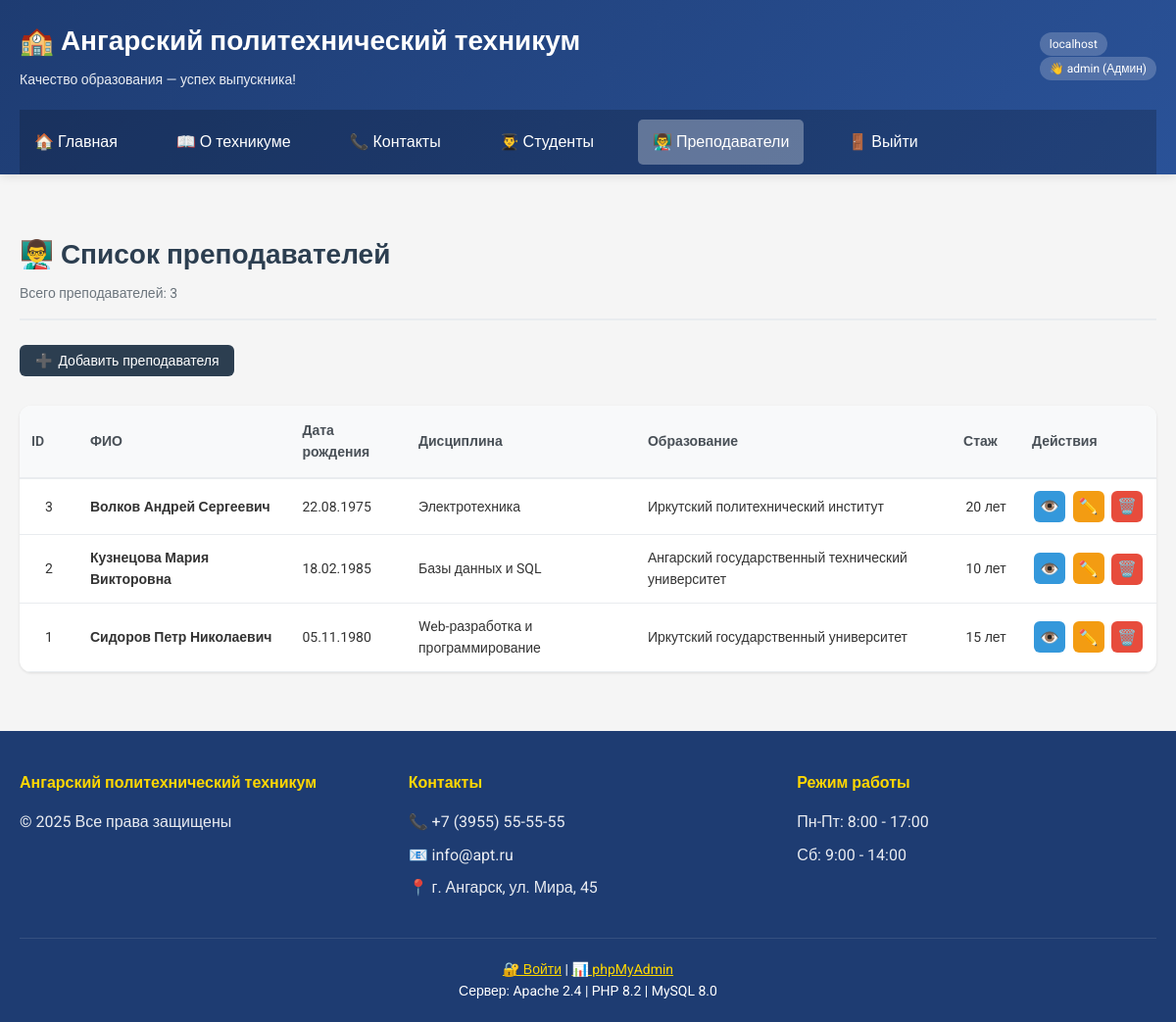
/teachers.php (signed in), run on the app's committed database.
### tables this page shows
CREATE TABLE `teachers` (
  `id` int NOT NULL AUTO_INCREMENT,
  `full_name` varchar(150) NOT NULL,
  `birth_date` date DEFAULT NULL,
  `discipline` varchar(150) DEFAULT NULL,
  `education` varchar(200) DEFAULT NULL,
  `experience_years` int DEFAULT NULL,
  `phone` varchar(20) DEFAULT NULL,
  `email` varchar(100) DEFAULT NULL,
  `photo` varchar(255) DEFAULT NULL,
  `created_at` timestamp NULL DEFAULT CURRENT_TIMESTAMP,
  PRIMARY KEY (`id`)
);

### web/auth.php (called while the page is built, shortened)
<?php
function isAdmin() {
    return isset($_SESSION['user_role']) && $_SESSION['user_role'] === 'admin';
}
?>

### web/teachers.php (the view, shortened to what this page needs)
<?php
require_once 'auth.php';
require_once 'db.php';
$teachers = $pdo->query("SELECT * FROM teachers ORDER BY id DESC")->fetchAll();
include 'template/header.php';
?>
<div class="teachers-page">
    <div class="page-header">
        <h2>👨‍🏫 Список преподавателей</h2>
        <p class="page-description">Всего преподавателей: <?= count($teachers) ?></p>
    </div>
    <?php if (isAdmin()): ?>
        <div class="admin-section">
            <button onclick="toggleForm()" class="btn btn-primary">
                <span class="btn-icon">➕</span> Добавить преподавателя
            </button>
        </div>
    <?php endif; ?>
    <div class="table-wrapper">
        <table class="teacher-table">
            <thead>
                <tr>
                    <th class="col-id">ID</th>
                    <th class="col-name">ФИО</th>
                    <th class="col-birth">Дата рождения</th>
                    <th class="col-discipline">Дисциплина</th>
                    <th class="col-education">Образование</th>
                    <th class="col-experience">Стаж</th>
                    <th class="col-actions">Действия</th>
                </tr>
            </thead>
            <tbody>
                <?php if (count($teachers) > 0): ?>
                    <?php foreach($teachers as $t): ?>
                    <tr>
                        <td class="col-id"><?= $t['id'] ?></td>
                        <td class="col-name">
                            <strong><?= htmlspecialchars($t['full_name']) ?></strong>
                        </td>
                        <td class="col-birth"><?= $t['birth_date'] && $t['birth_date'] != '0000-00-00' ? date('d.m.Y', strtotime($t['birth_date'])) : '—' ?></td>
                        <td class="col-discipline"><?= htmlspecialchars($t['discipline'] ?? '—') ?></td>
                        <td class="col-education"><?= htmlspecialchars($t['education'] ?? '—') ?></td>
                        <td class="col-experience"><?= $t['experience_years'] ?? '—' ?> <?= ($t['experience_years'] ?? 0) > 0 ? 'лет' : '' ?></td>
                        <td class="col-actions">
                            <button onclick="viewTeacher(
                                '<?= addslashes($t['full_name']) ?>',
                                '<?= $t['birth_date'] ?>',
                                '<?= addslashes($t['discipline'] ?? '') ?>',
                                '<?= addslashes($t['education'] ?? '') ?>',
                                '<?= addslashes($t['experience_years'] ?? '') ?>',
                                '<?= addslashes($t['phone'] ?? '') ?>',
                                '<?= addslashes($t['email'] ?? '') ?>'
                            )" class="action-btn action-view" title="Просмотр">
                                👁️
                            </button>
                            <?php if (isAdmin()): ?>
                                <button onclick="editTeacher(
                                    <?= $t['id'] ?>,
                                    '<?= addslashes($t['full_name']) ?>',
                                    '<?= $t['birth_date'] ?>',
                                    '<?= addslashes($t['discipline'] ?? '') ?>',
                                    '<?= addslashes($t['education'] ?? '') ?>',
                                    '<?= addslashes($t['experience_years'] ?? '') ?>',
                                    '<?= addslashes($t['phone'] ?? '') ?>',
                                    '<?= addslashes($t['email'] ?? '') ?>'
                                )" class="action-btn action-edit" title="Редактировать">
                                    ✏️
                                </button>
                                <a href="?delete=<?= $t['id'] ?>" class="action-btn action-delete" onclick="return confirm('Удалить преподавателя «<?= addslashes($t['full_name']) ?>»?')" title="Удалить">
                                    🗑️
                                </a>
                            <?php endif; ?>
                        </td>
                    </tr>
                    <?php endforeach; ?>
                <?php endif; ?>
            </tbody>
        </table>
    </div>
</div>
<?php include 'template/footer.php'; ?>

### web/css/style.css (style rules this page uses)
* { margin: 0; padding: 0; box-sizing: border-box; }
body { font-family: 'Roboto', sans-serif; background: #f5f5f5; color: #333; line-height: 1.6; display: flex; flex-direction: column; min-height: 100vh; }

### web/teachers.php (style rules this page uses)
.teachers-page { max-width: 1400px; margin: 0 auto; padding: 20px; }
.page-header { margin-bottom: 25px; border-bottom: 2px solid #e9ecef; padding-bottom: 15px; }
.page-header h2 { color: #2c3e50; font-size: 28px; margin-bottom: 5px; }
.page-description { color: #6c757d; font-size: 14px; }
.btn { padding: 8px 16px; border: none; border-radius: 6px; cursor: pointer; font-size: 14px; font-weight: 500; transition: all 0.2s; display: inline-flex; align-items: center; gap: 6px; }
.btn-primary { background: #2c3e50; color: white; }
.admin-section { margin-bottom: 30px; }
.table-wrapper { background: white; border-radius: 12px; overflow-x: auto; box-shadow: 0 1px 3px rgba(0,0,0,0.1); }
.teacher-table { width: 100%; border-collapse: collapse; font-size: 14px; }
.teacher-table thead { background: #f8f9fa; border-bottom: 2px solid #e9ecef; }
.teacher-table th { padding: 14px 12px; text-align: left; font-weight: 600; color: #495057; }
.teacher-table td { padding: 12px; border-bottom: 1px solid #e9ecef; vertical-align: middle; }
.col-id { width: 60px; text-align: center; }
.col-name { font-weight: 500; min-width: 180px; }
.col-discipline { min-width: 150px; }
.col-education { min-width: 200px; }
.col-experience { width: 70px; text-align: center; }
.col-actions { width: 130px; text-align: center; white-space: nowrap; }
.action-btn { display: inline-flex; align-items: center; justify-content: center; width: 32px; height: 32px; border: none; border-radius: 6px; cursor: pointer; font-size: 16px; transition: all 0.2s; text-decoration: none; margin: 0 2px; }
.action-view { background: #3498db; color: white; }
.action-edit { background: #f39c12; color: white; }
.action-delete { background: #e74c3c; color: white; }

### data on the page
teachers: id "3", full_name "Волков Андрей Сергеевич", birth_date "22.08.1975", discipline "Электротехника", education "Иркутский политехнический институт", experience_years "20", shows "лет"
teachers: id "2", full_name "Кузнецова Мария Викторовна", birth_date "18.02.1985", discipline "Базы данных и SQL", education "Ангарский государственный технический университет", experience_years "10", shows "лет"
teachers: id "1", full_name "Сидоров Петр Николаевич", birth_date "05.11.1980", discipline "Web-разработка и программирование", education "Иркутский государственный университет", experience_years "15", shows "лет"

### other printed values
$server_name "localhost"
$_SESSION['username'] "admin"
count($teachers) "3"
